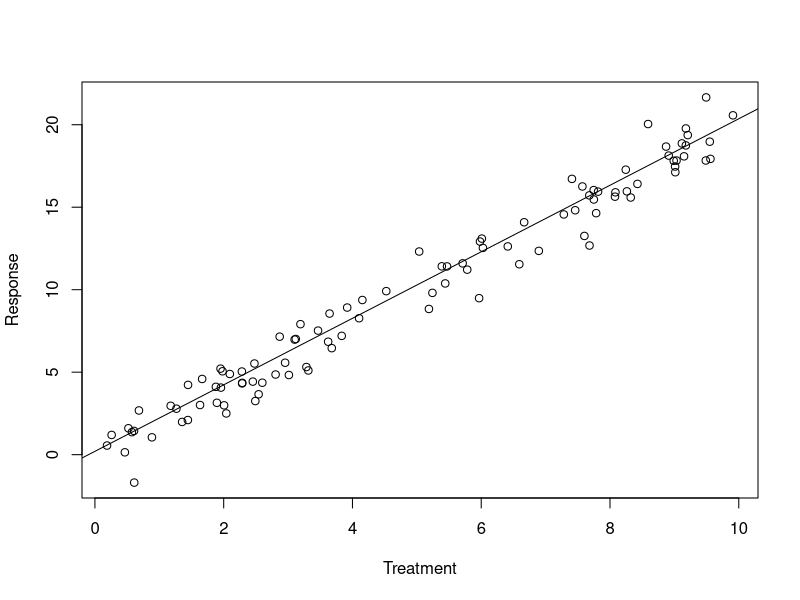
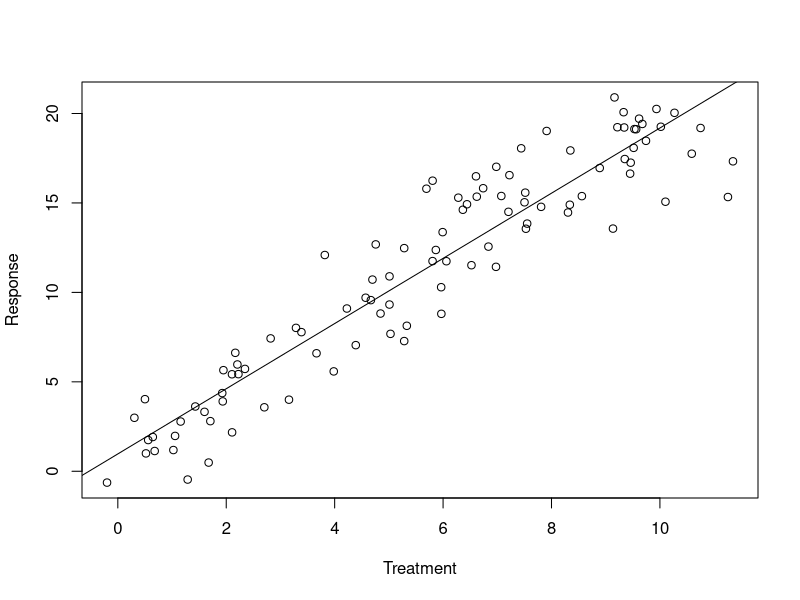
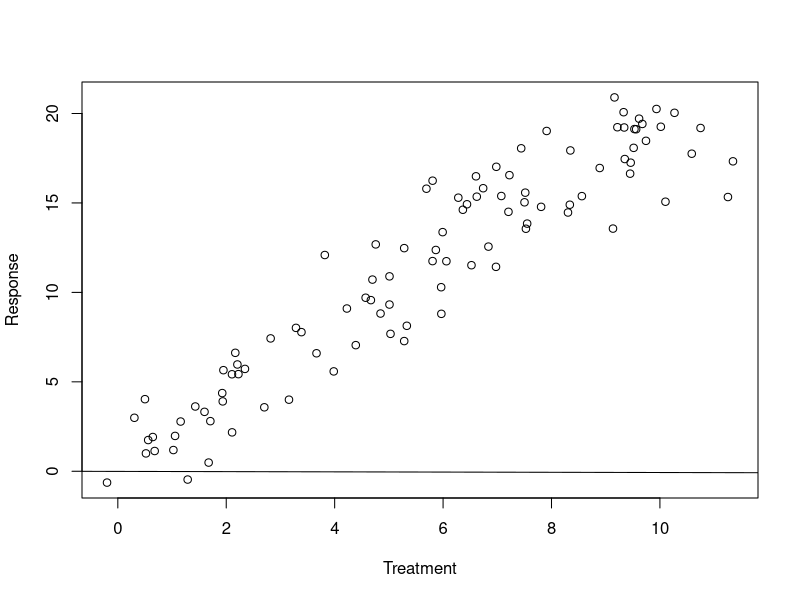
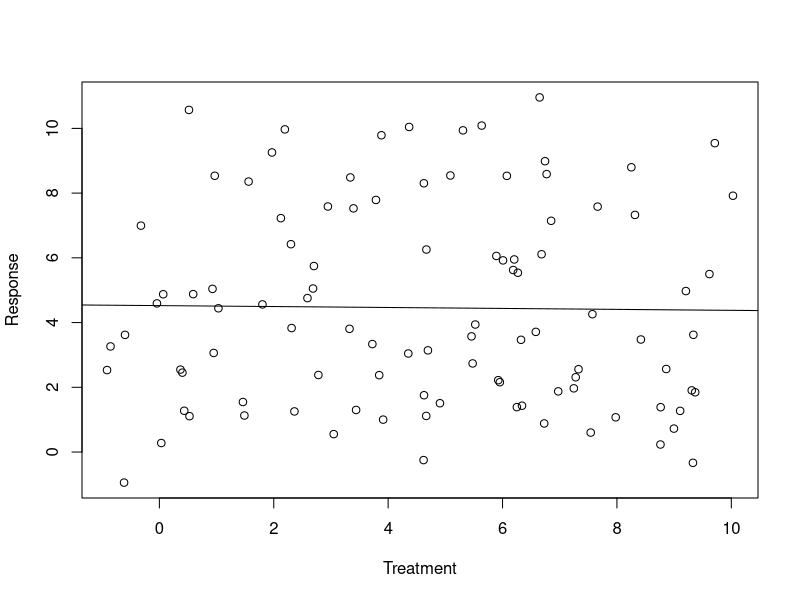
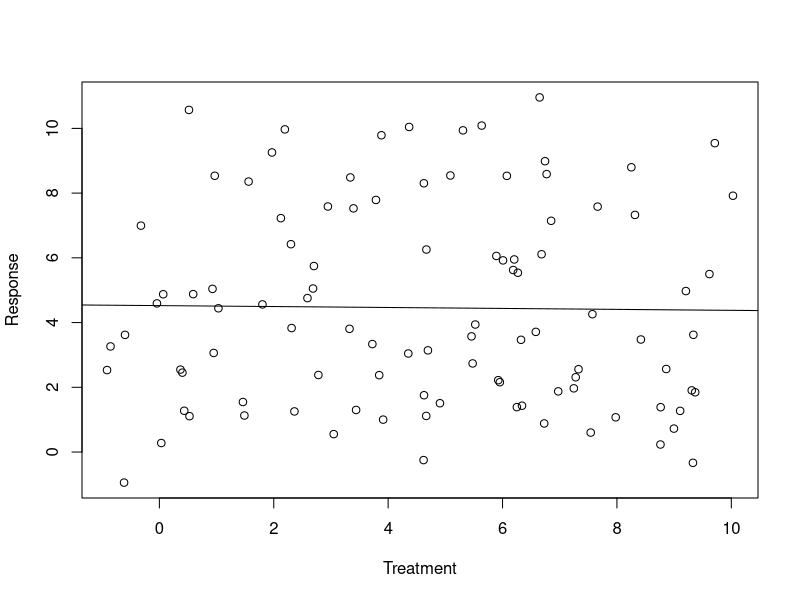

The R source for these figures, in order:
plot_model <- function(filepath, data, model) {
    png(
        paste0("./visuals/", filepath),
        width=1440, height=1080
    )
    plot(
        data$treatment, data$response,
        xlab="Treatment", ylab="Response"
    )
    abline(lm(model))
    dev.off()
}


message("--------------------------------------------------------------------")
message("Model - Direct effect, no confounders")

sample_size <- 100
noise <- 10

data <- data.frame(
    covar_1=runif(sample_size,0, noise),
    covar_2=runif(sample_size,0, noise)
)

data$treatment <- runif(sample_size,0, noise)
data$response <- data$treatment * 2 + rnorm(sample_size, 0, 1)
plot_model("dir_no_conf.png", data, data$response ~ data$treatment + data$covar_1)
summary(lm(data$response ~ data$treatment + data$covar_1))

message("Conditioning on unrelated variables does not affect the estimator")

#######
message("====================================================================")
#######

data <- data.frame(
    observed_conf=runif(sample_size,0, noise)
)
data$treatment <- data$observed_conf + rnorm(sample_size,0,1)
data$response <- data$observed_conf * 2 + rnorm(sample_size, 0, 1)

message("Model, no effect, confounders")
message("No conditioning")
summary(lm(data$response ~ data$treatment))
plot_model("dir_conf_no_cond.png", data, data$response ~ data$treatment)
# lm(data$response ~ data$treatment)
message("--------------------------------------------------------------------")
message("Conditioning on confounders")
summary(lm(data$response ~ data$treatment + data$observed_conf))
plot_model("dir_conf_cond.png", data, data$response ~ data$treatment + data$observed_conf)
# lm(data$response ~ data$treatment + data$observed_conf)
message("Conditioning helps against bias in the estimator")

#######
message("====================================================================")
#######

message("Model - No effect, M bias")

data <- data.frame(
    observed_conf_1=runif(sample_size,0, noise),
    observed_conf_2=runif(sample_size,0, noise)
)

data$collider <- data$observed_conf_1 + data$observed_conf_2 + rnorm(sample_size,0,1)
data$treatment <- data$observed_conf_1 + rnorm(sample_size,0,1)
data$response <- data$observed_conf_2  + rnorm(sample_size, 0, 1)

message("No conditioning")
lm(data$response ~ data$treatment)
plot_model("dir_M_bias_no_cond.png", data, data$response ~ data$treatment)
message("Conditioning on collider")
lm(data$response ~ data$treatment + data$collider)
plot_model("dir_M_bias_cond.png", data, data$response ~ data$treatment)

message("--------------------------------------------------------------------")
